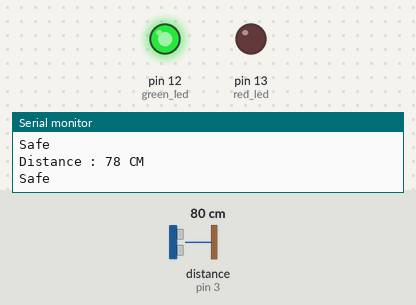
A sketch run on a simulated Arduino Uno, built with avr-gcc and run on an emulated ATmega328P. Parts: output pins drawn as LEDs (lit = HIGH), the last lines printed to the serial monitor. Wiring (inferred from the names in the program): ultrasonic range finder: trigger pin 4; echo pin 3. Inputs (shaded band) come from the test bench; at power-on: distance to the obstacle (sensor on pin 3) 80 cm. The echo pulse lasts 58.3 µs per cm; pins used as bus, display or sensor lines are not drawn.

Above: at 1.2 s.
1.3 s: distance to the obstacle (sensor on pin 3) set to 17 cm
2.8 s: distance to the obstacle (sensor on pin 3) set to 14 cm
At 4.1 s:
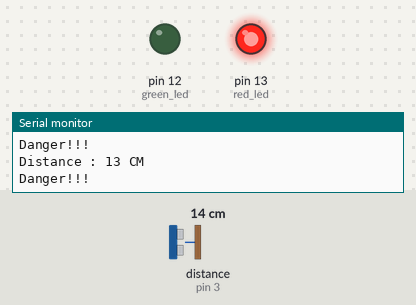
4.4 s: distance to the obstacle (sensor on pin 3) set to 35 cm
At 5.0 s:
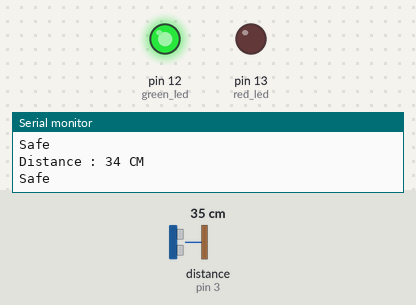
5.9 s: distance to the obstacle (sensor on pin 3) set to 9 cm
At 6.5 s:
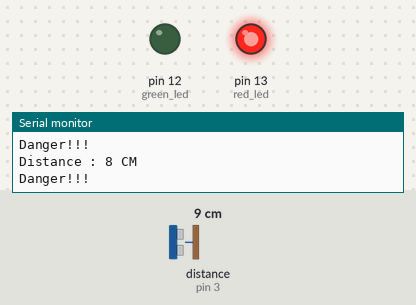
Timing chart, 0 to 8.4 s (numbered marks = the images above; inputs shaded):
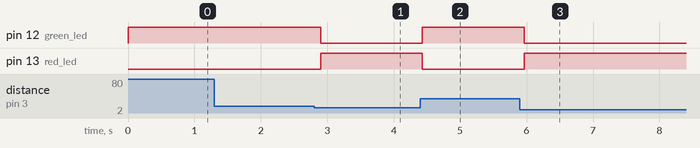

The sketch:

Distance_measure_LED1_R_G.ino
```cpp
const int trigPin = 4;
const int echoPin = 3;
const int green_led = 12;
const int red_led = 13;

int distance;
long duration;

void setup() {
  Serial.begin(9600);
  pinMode(trigPin, OUTPUT);
  pinMode(echoPin, INPUT);
  pinMode(green_led, OUTPUT);
  pinMode(red_led, OUTPUT);
}

void loop() {
  digitalWrite(trigPin, LOW);
  delayMicroseconds(2);
  digitalWrite(trigPin, HIGH);
  delayMicroseconds(10);
  digitalWrite(trigPin, LOW);

  duration = pulseIn(echoPin, HIGH);
  distance = duration * 0.034 / 2; // Speed of sound is 343 m/s = 0.034 cm/us

  Serial.print("Distance : ");
  Serial.print(distance);
  Serial.println(" CM ");

  if (distance < 15) {
    digitalWrite(red_led, HIGH);
    digitalWrite(green_led, LOW);
    Serial.println("Danger!!!");
  } else {
    digitalWrite(green_led, HIGH);
    digitalWrite(red_led, LOW);
    Serial.println("Safe");
  }

  delay(100); // Delay for stability
}
```

Measured:
- the behaviour switches between 16 and 15 cm on distance to the obstacle (sensor on pin 3) (found by bisection; images 0 and 1)
- after the input at 2.8 s, pin 12 (green_led): HIGH → LOW after 0.10 s; pin 13 (red_led): LOW → HIGH after 0.10 s
- after the input at 4.4 s, pin 12 (green_led): LOW → HIGH at once; pin 13 (red_led): HIGH → LOW at once
- after the input at 5.9 s, pin 12 (green_led): HIGH → LOW after 0.07 s; pin 13 (red_led): LOW → HIGH after 0.07 s
